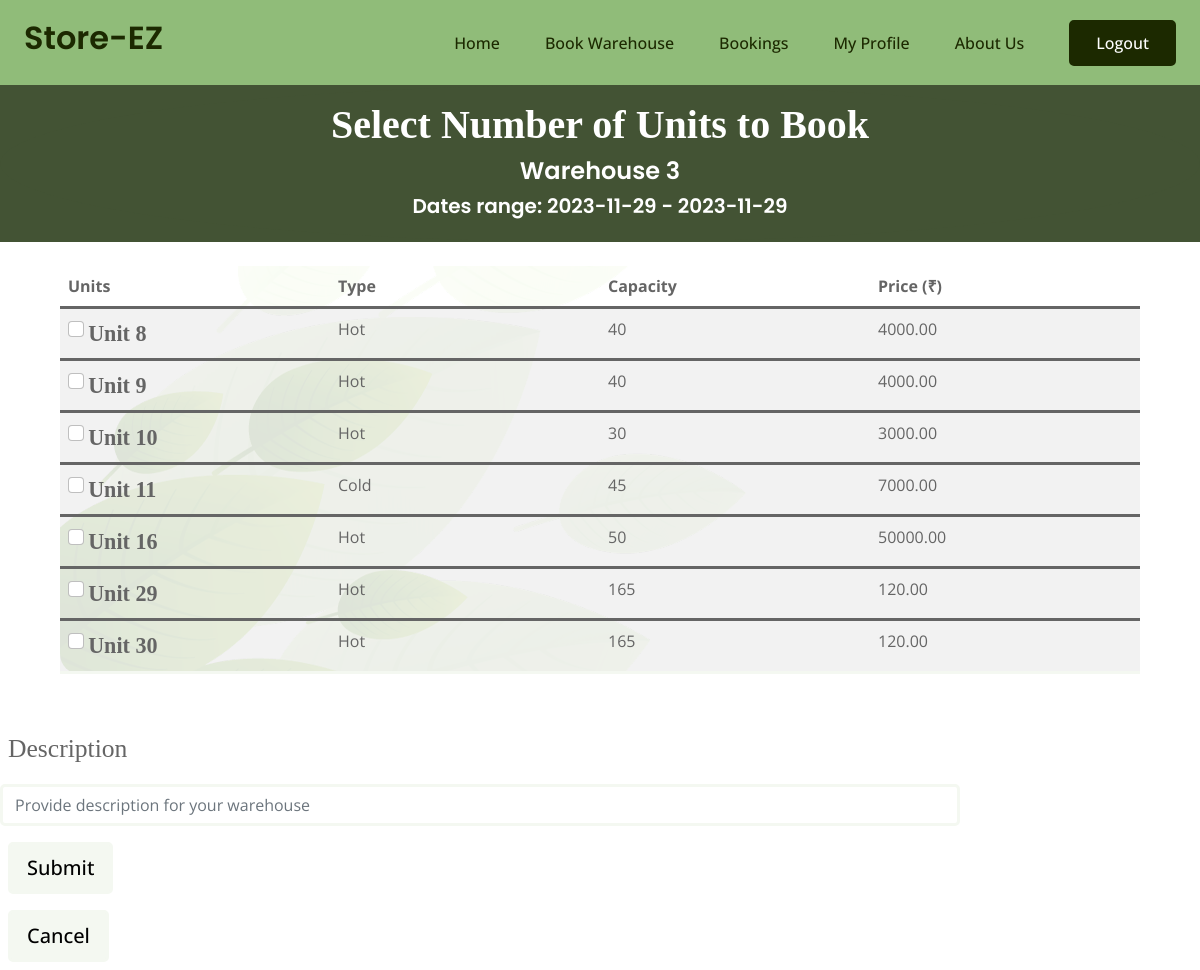
Page /farmer/book/3/2023-11-29/2023-11-29 (signed in) on the committed database.
### mainapp/models.py (models this page shows, shortened)
class Unit(models.Model):
    id = models.BigAutoField(primary_key=True)
    type = models.CharField(max_length=100) # Check box field
    capacity = models.IntegerField()
    price = models.DecimalField(max_digits=10, decimal_places=2)
    warehouse = models.ForeignKey(Warehouse, on_delete=models.CASCADE)

### farmer/views.py (the view, shortened to what this page needs)
# urls.py: path("farmer/book/<int:id>/<str:start>/<str:end>",views.book,name='book'),
@login_required(login_url='login')
def book(request,id, start, end):
    warehouse = Warehouse.objects.get(id=id)
    all_units = warehouse.unit_set.all()
    end_date = datetime.strptime(end, '%Y-%m-%d').date()
    start_date = datetime.strptime(start, '%Y-%m-%d').date()
    booked_units = Booking.objects.filter(start_date__lte=end_date,end_date__gte=start_date). \
            values_list('unit', flat=True).exclude(unit=None).distinct()
    print("Bookings: ",Booking.objects.filter(start_date__lte=end_date,end_date__gte=start_date))
    print("Booked_units: ",booked_units)
    unbooked_units = all_units.exclude(id__in=booked_units.values_list('unit'))
    total_days = (end_date - start_date).days + 1
    print("Start Date:", start_date)
    print("End Date:", end_date)
    print("Total:",total_days,"Days")
    context = {'startdate':start, 'enddate':end, 'units':unbooked_units, 'total_days':total_days,'id':warehouse.id}
    return render(request,'farmer/book.html',context)

### mainapp/models.py (called while the page is built)
    def __str__(self) -> str:
        return f"{self.id} {self.start_date}-{self.end_date}"

### farmer/templates/farmer/book.html (shortened to what this page needs)
{% extends 'farmerbase.html' %}
{% load static %}
{% block css %}
<link rel="stylesheet" href="{% static 'farmer/tableunit.css' %}">
<link rel="stylesheet" href="{% static 'farmer/style5.css' %}">
<link rel="stylesheet" href="{% static 'farmer/css/cascade.css' %}" />
{% endblock %}
{%block content%}
<div class="outer-box container-fluid " >
  <div class="bg-dgreen">
      <div class="bg-dgreen py-3 d-flex flex-column justify-content-end align-items-center mb-4 rempad">
          <div class="font-large"> <h2 class="text-center ff" style="font-size: 100%; text-decoration-line:none; -webkit-text-fill-color: white;">Select Number of Units to Book</h2><h4 style="color:white">Warehouse {{id}}</h4>
            <h5 style="color:white">Dates range: {{startdate}} - {{enddate}}</h5></div>
        </div>
    </div>
      <form action="" method="post">
        <div class="table-layout">
        <table class="table table-hover table-striped" style="border-radius:20px;  background-image: url({%static 'farmer/bg.png' %})">
          <thead>
            <tr>
              <th scope="col">Units</th>
              <th scope="col">Type</th>
              <th scope="col">Capacity</th>
              <th scope="col">Price (₹)</th>
            </tr>
          </thead>
          {% for unit in units %}
          <tbody>
            <tr>
              <th><input class="form-check-input" name="checkbox" type="checkbox" value="{{unit.id}}">
                <label class="form-check-label ff" for="defaultCheck1" style="font-size: 138%;">
                  Unit {{unit.id}}
                </label></th>
                <td>{{unit.type}}</td>
              <td>{{unit.capacity}}</td>
              <td>{{unit.price}}</td>
            </tr>
          </tbody>
          {% endfor %}
          </table>
        </div>
      <div id="totalPriceDisplay" class="p-2" style="font-size:20px">
      </div>
        <div class="form-group pb-2 redw">
          <label class="py-3 ff m-2 pb-2" for="formGroupExampleInput" style="font-size: 160%;">Description</label>
          <input type="text" class="form-control"  name="description" id="formGroupExampleInput"
            placeholder="Provide description for your warehouse">
        </div>
        <div>
          <input type="submit" class="btn btn-light btn-lg mg m-2 pb-2">
        </form>
        <form action="{% url 'search'%}" method="post">
          <button class="btn btn-light btn-lg mg m-2 pb-2" onclick="location.href='{% url 'search' %}'" type='submit'> Cancel </button>
        </form>
        </div>
{% endblock %}

### static/css/base.css (style rules this page uses)
.btn { font-weight: 500; transition: .5s; }
* { margin:0; padding:0; box-sizing:border-box; }

### farmer/static/farmer/tableunit.css (style rules this page uses)
.table-layout { margin: auto; width: 90%; }

### farmer/static/farmer/style5.css (style rules this page uses)
.ff { font-family: "Times New Roman", Times, serif; }
.redw { width: 80%; }

### farmer/static/farmer/css/cascade.css (style rules this page uses)
.outer-box { padding-left: 0%; padding-right: 0%; }
.bg-dgreen { background-color: #435334; }
.font-large { color: white; font-size: 2.5em; text-align: center; }
.rempad { border-radius: 50%; }
table { table-layout: fixed ; width: 100% ; }
td { width: 33% ; }

### rows in the picture
Unit: id "8", type "Hot", capacity "40", price "4000.00"
Unit: id "9", type "Hot", capacity "40", price "4000.00"
Unit: id "10", type "Hot", capacity "30", price "3000.00"
Unit: id "11", type "Cold", capacity "45", price "7000.00"
Unit: id "16", type "Hot", capacity "50", price "50000.00"
Unit: id "29", type "Hot", capacity "165", price "120.00"
Unit: id "30", type "Hot", capacity "165", price "120.00"

### other values in the picture
{{ id }} "3"
{{ startdate }} "2023-11-29"
{{ enddate }} "2023-11-29"
